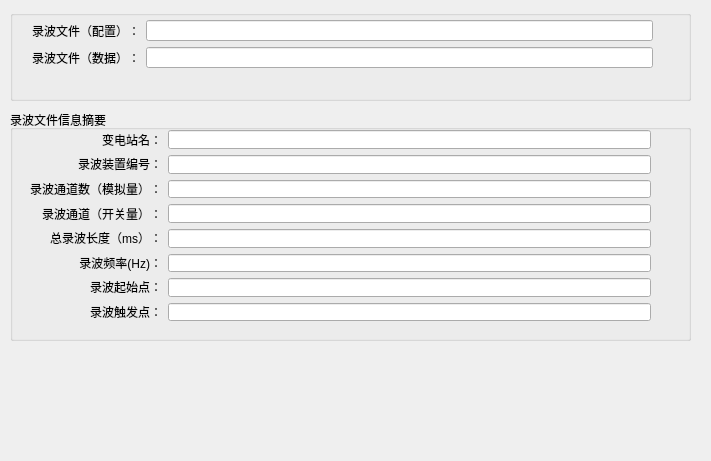
<?xml version="1.0" encoding="UTF-8"?>
<ui version="4.0">
 <class>cfgWidget</class>
 <widget class="QWidget" name="cfgWidget">
  <property name="geometry">
   <rect>
    <x>0</x>
    <y>0</y>
    <width>711</width>
    <height>461</height>
   </rect>
  </property>
  <property name="windowTitle">
   <string>Form</string>
  </property>
  <widget class="QGroupBox" name="groupBox">
   <property name="geometry">
    <rect>
     <x>10</x>
     <y>10</y>
     <width>681</width>
     <height>91</height>
    </rect>
   </property>
   <property name="title">
    <string/>
   </property>
   <widget class="QWidget" name="">
    <property name="geometry">
     <rect>
      <x>22</x>
      <y>10</y>
      <width>621</width>
      <height>48</height>
     </rect>
    </property>
    <layout class="QGridLayout" name="gridLayout">
     <item row="0" column="0" rowspan="2">
      <layout class="QVBoxLayout" name="verticalLayout">
       <item>
        <widget class="QLabel" name="cfgLabel1">
         <property name="enabled">
          <bool>true</bool>
         </property>
         <property name="layoutDirection">
          <enum>Qt::RightToLeft</enum>
         </property>
         <property name="text">
          <string>录波文件（配置）：</string>
         </property>
         <property name="alignment">
          <set>Qt::AlignRight|Qt::AlignTrailing|Qt::AlignVCenter</set>
         </property>
        </widget>
       </item>
       <item>
        <widget class="QLabel" name="cfgLabel2">
         <property name="enabled">
          <bool>true</bool>
         </property>
         <property name="text">
          <string>录波文件（数据）：</string>
         </property>
         <property name="alignment">
          <set>Qt::AlignRight|Qt::AlignTrailing|Qt::AlignVCenter</set>
         </property>
        </widget>
       </item>
      </layout>
     </item>
     <item row="0" column="1">
      <widget class="QLineEdit" name="text1">
       <property name="readOnly">
        <bool>true</bool>
       </property>
      </widget>
     </item>
     <item row="1" column="1">
      <widget class="QLineEdit" name="text2">
       <property name="readOnly">
        <bool>true</bool>
       </property>
      </widget>
     </item>
    </layout>
   </widget>
  </widget>
  <widget class="QGroupBox" name="groupBox_2">
   <property name="geometry">
    <rect>
     <x>10</x>
     <y>110</y>
     <width>681</width>
     <height>231</height>
    </rect>
   </property>
   <property name="title">
    <string>录波文件信息摘要</string>
   </property>
   <widget class="QWidget" name="">
    <property name="geometry">
     <rect>
      <x>20</x>
      <y>20</y>
      <width>621</width>
      <height>191</height>
     </rect>
    </property>
    <layout class="QGridLayout" name="gridLayout_2">
     <item row="0" column="0" rowspan="8">
      <layout class="QVBoxLayout" name="verticalLayout_2">
       <item>
        <widget class="QLabel" name="cfgLabel3">
         <property name="enabled">
          <bool>true</bool>
         </property>
         <property name="layoutDirection">
          <enum>Qt::RightToLeft</enum>
         </property>
         <property name="text">
          <string>变电站名：</string>
         </property>
         <property name="alignment">
          <set>Qt::AlignRight|Qt::AlignTrailing|Qt::AlignVCenter</set>
         </property>
        </widget>
       </item>
       <item>
        <widget class="QLabel" name="cfgLabel4">
         <property name="enabled">
          <bool>true</bool>
         </property>
         <property name="text">
          <string>录波装置编号：</string>
         </property>
         <property name="alignment">
          <set>Qt::AlignRight|Qt::AlignTrailing|Qt::AlignVCenter</set>
         </property>
        </widget>
       </item>
       <item>
        <widget class="QLabel" name="cfgLabel5">
         <property name="enabled">
          <bool>true</bool>
         </property>
         <property name="text">
          <string>录波通道数（模拟量）：</string>
         </property>
         <property name="alignment">
          <set>Qt::AlignRight|Qt::AlignTrailing|Qt::AlignVCenter</set>
         </property>
        </widget>
       </item>
       <item>
        <widget class="QLabel" name="cfgLabel6">
         <property name="enabled">
          <bool>true</bool>
         </property>
         <property name="text">
          <string>录波通道（开关量）：</string>
         </property>
         <property name="alignment">
          <set>Qt::AlignRight|Qt::AlignTrailing|Qt::AlignVCenter</set>
         </property>
        </widget>
       </item>
       <item>
        <widget class="QLabel" name="cfgLabel7">
         <property name="enabled">
          <bool>true</bool>
         </property>
         <property name="text">
          <string>总录波长度（ms）：</string>
         </property>
         <property name="alignment">
          <set>Qt::AlignRight|Qt::AlignTrailing|Qt::AlignVCenter</set>
         </property>
        </widget>
       </item>
       <item>
        <widget class="QLabel" name="cfgLabel8">
         <property name="enabled">
          <bool>true</bool>
         </property>
         <property name="text">
          <string>录波频率(Hz)：</string>
         </property>
         <property name="alignment">
          <set>Qt::AlignRight|Qt::AlignTrailing|Qt::AlignVCenter</set>
         </property>
        </widget>
       </item>
       <item>
        <widget class="QLabel" name="cfgLabel9">
         <property name="enabled">
          <bool>true</bool>
         </property>
         <property name="text">
          <string>录波起始点：</string>
         </property>
         <property name="alignment">
          <set>Qt::AlignRight|Qt::AlignTrailing|Qt::AlignVCenter</set>
         </property>
        </widget>
       </item>
       <item>
        <widget class="QLabel" name="cfgLabel10">
         <property name="text">
          <string>录波触发点：</string>
         </property>
         <property name="alignment">
          <set>Qt::AlignRight|Qt::AlignTrailing|Qt::AlignVCenter</set>
         </property>
        </widget>
       </item>
      </layout>
     </item>
     <item row="0" column="1">
      <widget class="QLineEdit" name="text3">
       <property name="readOnly">
        <bool>true</bool>
       </property>
      </widget>
     </item>
     <item row="1" column="1">
      <widget class="QLineEdit" name="text4">
       <property name="readOnly">
        <bool>true</bool>
       </property>
      </widget>
     </item>
     <item row="2" column="1">
      <widget class="QLineEdit" name="text5">
       <property name="readOnly">
        <bool>true</bool>
       </property>
      </widget>
     </item>
     <item row="3" column="1">
      <widget class="QLineEdit" name="text6">
       <property name="readOnly">
        <bool>true</bool>
       </property>
      </widget>
     </item>
     <item row="4" column="1">
      <widget class="QLineEdit" name="text7">
       <property name="readOnly">
        <bool>true</bool>
       </property>
      </widget>
     </item>
     <item row="5" column="1">
      <widget class="QLineEdit" name="text8">
       <property name="readOnly">
        <bool>true</bool>
       </property>
      </widget>
     </item>
     <item row="6" column="1">
      <widget class="QLineEdit" name="text9">
       <property name="readOnly">
        <bool>true</bool>
       </property>
      </widget>
     </item>
     <item row="7" column="1">
      <widget class="QLineEdit" name="text10"/>
     </item>
    </layout>
   </widget>
  </widget>
 </widget>
 <resources/>
 <connections/>
</ui>
